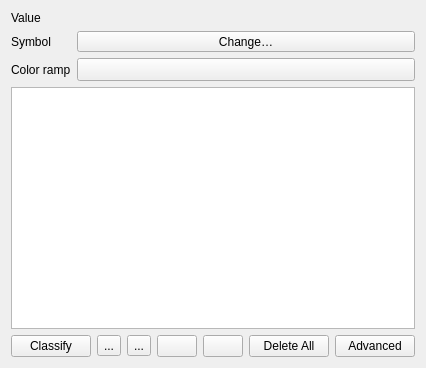
<?xml version="1.0" encoding="UTF-8"?>
<ui version="4.0">
 <class>QgsCategorizedSymbolRendererWidget</class>
 <widget class="QWidget" name="QgsCategorizedSymbolRendererWidget">
  <property name="geometry">
   <rect>
    <x>0</x>
    <y>0</y>
    <width>424</width>
    <height>368</height>
   </rect>
  </property>
  <layout class="QGridLayout" name="gridLayout">
   <item row="0" column="0">
    <widget class="QLabel" name="label_3">
     <property name="sizePolicy">
      <sizepolicy hsizetype="Fixed" vsizetype="Preferred">
       <horstretch>0</horstretch>
       <verstretch>0</verstretch>
      </sizepolicy>
     </property>
     <property name="text">
      <string>Value</string>
     </property>
    </widget>
   </item>
   <item row="0" column="1">
    <widget class="QgsFieldExpressionWidget" name="mExpressionWidget" native="true">
     <property name="focusPolicy">
      <enum>Qt::StrongFocus</enum>
     </property>
    </widget>
   </item>
   <item row="1" column="0">
    <widget class="QLabel" name="label_9">
     <property name="sizePolicy">
      <sizepolicy hsizetype="Fixed" vsizetype="Preferred">
       <horstretch>0</horstretch>
       <verstretch>0</verstretch>
      </sizepolicy>
     </property>
     <property name="text">
      <string>Symbol</string>
     </property>
    </widget>
   </item>
   <item row="2" column="0">
    <widget class="QLabel" name="label_10">
     <property name="sizePolicy">
      <sizepolicy hsizetype="Fixed" vsizetype="Preferred">
       <horstretch>0</horstretch>
       <verstretch>0</verstretch>
      </sizepolicy>
     </property>
     <property name="text">
      <string>Color ramp</string>
     </property>
    </widget>
   </item>
   <item row="2" column="1">
    <layout class="QHBoxLayout" name="horizontalLayout">
     <item>
      <widget class="QgsColorRampButton" name="btnColorRamp">
       <property name="sizePolicy">
        <sizepolicy hsizetype="Expanding" vsizetype="Fixed">
         <horstretch>0</horstretch>
         <verstretch>0</verstretch>
        </sizepolicy>
       </property>
       <property name="minimumSize">
        <size>
         <width>120</width>
         <height>0</height>
        </size>
       </property>
       <property name="maximumSize">
        <size>
         <width>16777215</width>
         <height>16777215</height>
        </size>
       </property>
      </widget>
     </item>
    </layout>
   </item>
   <item row="3" column="0" colspan="2">
    <widget class="QTreeView" name="viewCategories">
     <property name="contextMenuPolicy">
      <enum>Qt::CustomContextMenu</enum>
     </property>
     <property name="dragDropMode">
      <enum>QAbstractItemView::InternalMove</enum>
     </property>
     <property name="defaultDropAction">
      <enum>Qt::IgnoreAction</enum>
     </property>
     <property name="selectionMode">
      <enum>QAbstractItemView::ExtendedSelection</enum>
     </property>
     <property name="iconSize">
      <size>
       <width>16</width>
       <height>16</height>
      </size>
     </property>
     <property name="rootIsDecorated">
      <bool>false</bool>
     </property>
     <property name="itemsExpandable">
      <bool>false</bool>
     </property>
     <property name="sortingEnabled">
      <bool>true</bool>
     </property>
     <property name="allColumnsShowFocus">
      <bool>true</bool>
     </property>
    </widget>
   </item>
   <item row="4" column="0" colspan="2">
    <layout class="QHBoxLayout" name="horizontalLayout_3">
     <item>
      <widget class="QPushButton" name="btnAddCategories">
       <property name="text">
        <string>Classify</string>
       </property>
      </widget>
     </item>
     <item>
      <widget class="QToolButton" name="mMoveDownToolButton">
       <property name="text">
        <string>...</string>
       </property>
       <property name="icon">
        <iconset>
         <normaloff>:/images/themes/default/mActionArrowDown.svg</normaloff>:/images/themes/default/mActionArrowDown.svg</iconset>
       </property>
      </widget>
     </item>
     <item>
      <widget class="QToolButton" name="mMoveUpToolButton">
       <property name="text">
        <string>...</string>
       </property>
       <property name="icon">
        <iconset>
         <normaloff>:/images/themes/default/mActionArrowUp.svg</normaloff>:/images/themes/default/mActionArrowUp.svg</iconset>
       </property>
      </widget>
     </item>
     <item>
      <widget class="QPushButton" name="btnAddCategory">
       <property name="toolTip">
        <string>Add</string>
       </property>
       <property name="icon">
        <iconset>
         <normaloff>:/images/themes/default/symbologyAdd.svg</normaloff>:/images/themes/default/symbologyAdd.svg</iconset>
       </property>
      </widget>
     </item>
     <item>
      <widget class="QPushButton" name="btnDeleteCategories">
       <property name="toolTip">
        <string>Delete</string>
       </property>
       <property name="icon">
        <iconset>
         <normaloff>:/images/themes/default/symbologyRemove.svg</normaloff>:/images/themes/default/symbologyRemove.svg</iconset>
       </property>
      </widget>
     </item>
     <item>
      <widget class="QPushButton" name="btnDeleteAllCategories">
       <property name="text">
        <string>Delete All</string>
       </property>
      </widget>
     </item>
     <item>
      <spacer>
       <property name="orientation">
        <enum>Qt::Horizontal</enum>
       </property>
       <property name="sizeHint" stdset="0">
        <size>
         <width>40</width>
         <height>20</height>
        </size>
       </property>
      </spacer>
     </item>
     <item>
      <widget class="QPushButton" name="btnAdvanced">
       <property name="text">
        <string>Advanced</string>
       </property>
      </widget>
     </item>
    </layout>
   </item>
   <item row="1" column="1">
    <widget class="QgsSymbolButton" name="btnChangeCategorizedSymbol">
     <property name="sizePolicy">
      <sizepolicy hsizetype="Expanding" vsizetype="Fixed">
       <horstretch>1</horstretch>
       <verstretch>0</verstretch>
      </sizepolicy>
     </property>
     <property name="text">
      <string>Change…</string>
     </property>
    </widget>
   </item>
  </layout>
  <zorder>viewCategories</zorder>
  <zorder>btnChangeCategorizedSymbol</zorder>
  <zorder>label_9</zorder>
  <zorder>label_10</zorder>
  <zorder>mExpressionWidget</zorder>
  <zorder>label_3</zorder>
 </widget>
 <customwidgets>
  <customwidget>
   <class>QgsFieldExpressionWidget</class>
   <extends>QWidget</extends>
   <header location="global">qgsfieldexpressionwidget.h</header>
   <container>1</container>
  </customwidget>
  <customwidget>
   <class>QgsColorRampButton</class>
   <extends>QToolButton</extends>
   <header>qgscolorrampbutton.h</header>
   <container>1</container>
  </customwidget>
  <customwidget>
   <class>QgsSymbolButton</class>
   <extends>QToolButton</extends>
   <header>qgssymbolbutton.h</header>
  </customwidget>
 </customwidgets>
 <tabstops>
  <tabstop>mExpressionWidget</tabstop>
  <tabstop>btnChangeCategorizedSymbol</tabstop>
  <tabstop>btnColorRamp</tabstop>
  <tabstop>viewCategories</tabstop>
  <tabstop>btnAddCategories</tabstop>
  <tabstop>btnAddCategory</tabstop>
  <tabstop>btnDeleteCategories</tabstop>
  <tabstop>btnDeleteAllCategories</tabstop>
  <tabstop>btnAdvanced</tabstop>
 </tabstops>
 <resources>
  <include location="../../images/images.qrc"/>
 </resources>
 <connections/>
</ui>
